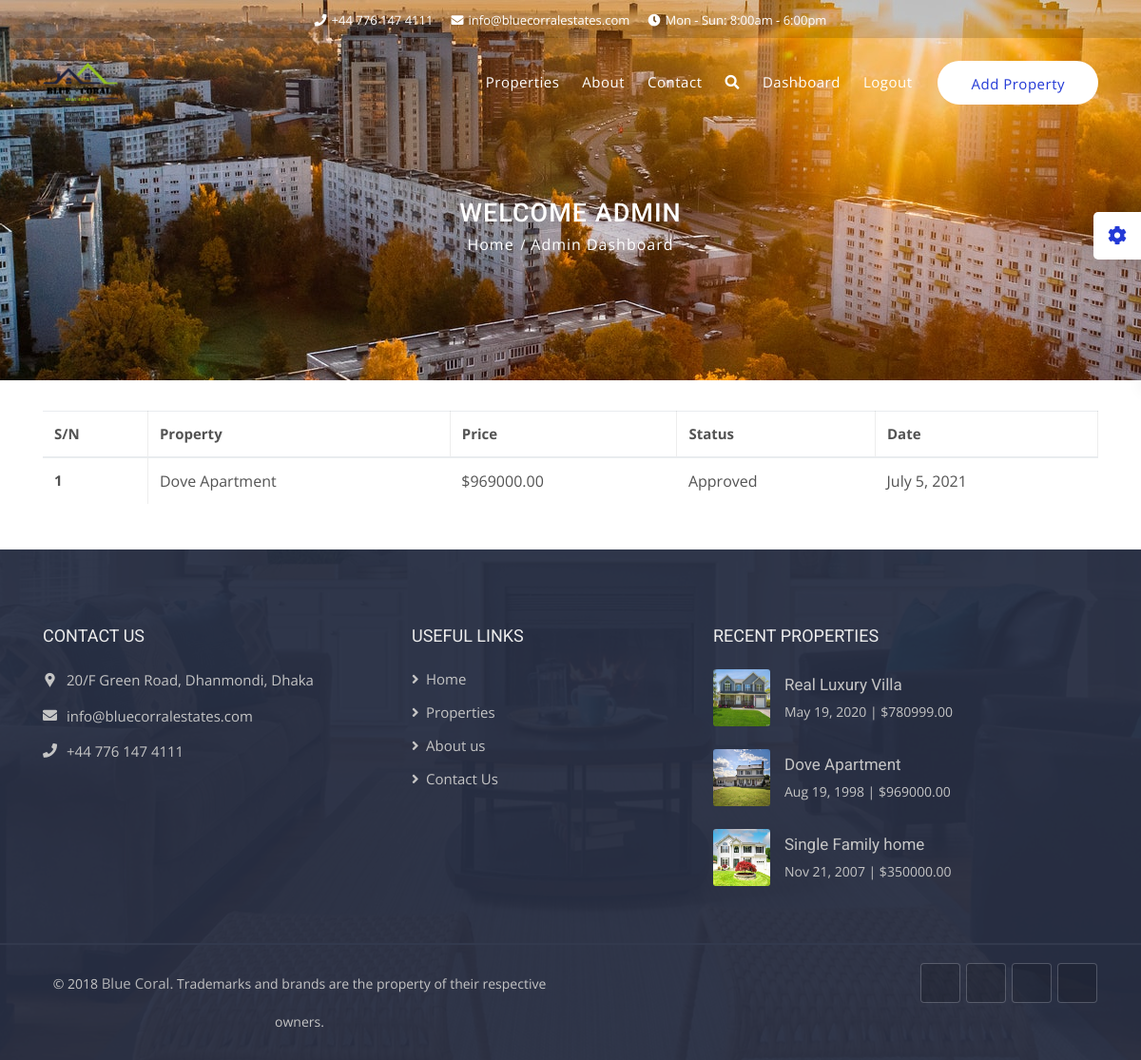
/admin_transactions/ (signed in), run on the app's committed database.
### app/models.py (models this page shows, shortened)
class Transaction(models.Model):
    user = models.ForeignKey(User, on_delete=models.CASCADE)
    property = models.ForeignKey(Property, on_delete=models.CASCADE)
    status = models.CharField(max_length=100, default='Pending')
    creation_date = models.DateField(auto_now=True)

class Property(models.Model):
    status = (
        ('re', 'Rent'),
        ('sa', 'Sale')
    )
    yes_no = (
        ('Y', 'Yes'),
        ('N', 'No')
    )
    name = models.CharField(null=False, blank=False, max_length=50)
    description = models.TextField()
    price = models.DecimalField(max_digits = 8, decimal_places=2, null=False, blank=False)
    city = models.CharField(null=False, blank=False, max_length=30)
    floor_plan = models.ImageField(upload_to ='uploads/')
    video = models.FileField(upload_to='uploads/', default="")
    image_1 = models.ImageField(upload_to ='uploads/')
    image_2 = models.ImageField(upload_to ='uploads/', null=True, blank=True)
    image_3 = models.ImageField(upload_to ='uploads/', null=True, blank=True)
    image_4 = models.ImageField(upload_to ='uploads/', null=True, blank=True)
    image_5 = models.ImageField(upload_to ='uploads/', null=True, blank=True)
    image_6 = models.ImageField(upload_to ='uploads/', null=True, blank=True)
    image_7 = models.ImageField(upload_to ='uploads/', null=True, blank=True)
    image_8 = models.ImageField(upload_to ='uploads/', null=True, blank=True)
    image_9 = models.ImageField(upload_to ='uploads/', null=True, blank=True)
    image_10 = models.ImageField(upload_to ='uploads/', null=True, blank=True)
    bathroom = models.IntegerField(null=False)
    address = models.CharField(max_length=100, null=False, blank=False)
    kitchen = models.IntegerField(null=False, blank=False)
    garage = models.IntegerField(null=False, blank=False)
    bedrooms = models.IntegerField(null=False, blank=False)
    sqft = models.IntegerField(null=False, blank=False)
    status = models.CharField(choices=status, max_length=10)
    date_built = models.DateField()
    balcony = models.IntegerField(null=False, blank=False)
    archive = models.BooleanField(default=False)
    parking = models.CharField(choices=yes_no, max_length=30)
    land_area = models.IntegerField(null=False, blank=False)
    property_lot_size = models.IntegerField(null=False, blank=False)
    size = models.IntegerField(null=False, blank=False)
    sold = models.BooleanField(default=False)

### app/views.py (the view)
# urls.py: path('admin_transactions/', views.admin_transactions, name='admin_transactions'),
@login_required
def admin_transactions(request):
    context={
        'transactions': Transaction.objects.all().order_by('-id'),
        'properties' : Property.objects.all().order_by('-id'),
        'footer_properties' : Property.objects.all().order_by('-id')[:3]
    }
    return render(request,'admin-dashboard-transactions.html', context)

### templates/admin-dashboard-transactions.html (shortened to what this page needs)
{% extends 'base.html' %}
{% load static %}
{% block body %}
<header class="main-header sticky-header" id="main-header-2">
    <div class="container">
        <div class="row">
            <div class="col-12">
                <nav class="navbar navbar-expand-lg navbar-light rounded">
                    <a class="navbar-brand logo" href="{% url 'home' %}">
                        <img src="{% static 'img/logos/black-logo.png' %}" alt="logo">
                    </a>
                    <div class="collapse navbar-collapse" id="navbar">
                        <ul class="navbar-nav justify-content-end ml-auto">
                            <li class="nav-item">
                                <a class="nav-link" href="{% url 'properties' %}"  aria-haspopup="true" aria-expanded="false">
                                    Properties
                                </a>
                            </li>
                            <li class="nav-item">
                                <a class="nav-link" href="{% url 'about' %}"  aria-haspopup="true" aria-expanded="false">
                                    About
                                </a>
                            </li>
                            <li class="nav-item dropdown">
                                <a class="nav-link" href="{% url 'contact' %}"  aria-haspopup="true" aria-expanded="false">
                                    Contact
                                </a>
                            </li>
                            <li class="nav-item dropdown">
                                <a href="#full-page-search" class="nav-link">
                                    <i class="fa fa-search"></i>
                                </a>
                            </li>
                            {% if request.user.is_authenticated %}
                                    {% if user.is_superuser %}
                                        <li class="nav-item">
                                            <a href="{% url 'admin_dashboard' %}" class="nav-link">Dashboard </a>
                                        </li>
                                    {% else %}
                                        <li class="nav-item">
                                            <a href="{% url 'user_dashboard' %}" class="nav-link">Dashboard </a>
                                        </li>
                                    {% endif %}
                                    <li class="nav-item">
                                        <a href="{% url 'logout' %}" class="nav-link">Logout </a>
                                    </li>
                                {% endif %}
                            <li class="nav-item sb2">
                                <a  href="{% url 'submit-property' %}" class="submit-btn">
                                    Add Property
                                </a>
                            </li>
                        </ul>
                    </div>
                </nav>
            </div>
        </div>
    </div>
</header>
<div class="sub-banner">
    <div class="container">
        <div class="breadcrumb-area">
            <h1>Welcome Admin</h1>
            <ul class="breadcrumbs">
                <li><a href="{% url 'home' %}">Home</a></li>
                <li class="active">Admin Dashboard</li>
            </ul>
        </div>
    </div>
</div>
<div class="container my-3 py-3">
    <table class="table table-hover table-fixed">
        <thead>
        <tr>
            <th>S/N</th>
            <th>Property</th>
            <th>Price</th>
            <th>Status</th>
            <th>Date</th>
        </tr>
        </thead>
        <tbody>
            {% for transaction in transactions %}
                <tr>
                    <th scope="row">{{transaction.id}}</th>
                    <td>{{transaction.property.name}}</td>
                    <td>${{transaction.property.price}}</td>
                    <td>{{transaction.status}}</td>
                    <td>{{transaction.creation_date}}</td>
                </tr>
            {% endfor %}
        </tbody>
    </table>
</div>
{% endblock body %}

### templates/base.html (shortened to what this page needs)
{% load static %}
<!DOCTYPE html>
<html lang="zxx">
<head>
    <link type="text/css" rel="stylesheet" href="{% static 'css/bootstrap.min.css' %}">
    <link type="text/css" rel="stylesheet" href="{% static 'css/magnific-popup.css' %}">
    <link type="text/css" rel="stylesheet" href="{% static 'css/jquery.selectBox.css' %}">
    <link type="text/css" rel="stylesheet" href="{% static 'css/dropzone.css' %}">
    <link type="text/css" rel="stylesheet" href="{% static 'css/rangeslider.css' %}">
    <link type="text/css" rel="stylesheet" href="{% static 'css/animate.min.css' %}">
    <link type="text/css" rel="stylesheet" href="{% static 'css/leaflet.css' %}">
    <link type="text/css" rel="stylesheet" href="{% static 'css/slick.css' %}">
    <link type="text/css" rel="stylesheet" href="{% static 'css/slick-theme.css' %}">
    <link type="text/css" rel="stylesheet" href="{% static 'css/slick-theme.css' %}">
    <link type="text/css" rel="stylesheet" href="{% static 'css/map.css' %}">
    <link type="text/css" rel="stylesheet" href="{% static 'css/jquery.mCustomScrollbar.css' %}">
    <link type="text/css" rel="stylesheet" href="{% static 'fonts/font-awesome/css/font-awesome.min.css' %}">
    <link type="text/css" rel="stylesheet" href="{% static 'fonts/flaticon/font/flaticon.css' %}">
    <link type="text/css" rel="stylesheet" href="{% static 'css/style.css' %}">
    <link rel="stylesheet" type="text/css" id="style_sheet" href="{% static 'css/skins/default.css' %}">
    <link rel="stylesheet" href="https://cdnjs.cloudflare.com/ajax/libs/font-awesome/5.12.1/css/all.min.css">
</head>
<body id="top" class="index-body">
    {% block header %}
    <header class="top-header th-bg" id="top-header-2">
        <div class="container">
            <div class="row">
                <div class="col-lg-12 col-md-12 col-sm-12 text-center">
                    <div class="list-inline">
                        <a href="tel:+447761474111"><i class="fa fa-phone"></i>+44 776 147 4111</a>
                        <a href="tel:info@bluecorralestates.com"><i class="fa fa-envelope"></i>info@bluecorralestates.com</a>
                        <a href="#" class="mr-0"><i class="fa fa-clock-o"></i>Mon - Sun: 8:00am - 6:00pm</a>
                    </div>
                </div>
            </div>
        </div>
    </header>
    {% endblock header %}
    {% block body %}
    {% endblock body %}
{% block footer %}
    <footer class="footer">
        <div class="container footer-inner">
            <div class="row">
                <div class="col-xl-4 col-lg-3 col-md-6 col-sm-6">
                    <div class="footer-item">
                        <h4>Contact Us</h4>
                        <ul class="contact-info">
                            <li>
                                <i class="flaticon-facebook-placeholder-for-locate-places-on-maps"></i>20/F Green Road, Dhanmondi, Dhaka
                            </li>
                            <li>
                                <i class="fa fa-envelope"></i><a href="mailto:info@bluecorralestates.com">info@bluecorralestates.com</a>
                            </li>
                            <li>
                                <i class="fa fa-phone"></i><a href="tel:+447761474111">+44 776 147 4111</a>
                            </li>
                        </ul>
                    </div>
                </div>
                <div class="col-xl-2 col-lg-4 col-md-6 col-sm-6">
                    <div class="footer-item"   style="padding-left: 5%;">
                        <h4>
                            Useful Links
                        </h4>
                        <ul class="links">
                            <li>
                                <a href="{% url 'home' %}"><i class="fa fa-angle-right"></i>Home</a>
                            </li>
                            <li>
                                <a href="{% url 'properties' %}"><i class="fa fa-angle-right"></i>Properties</a>
                            </li>
                            <li>
                                <a href="{% url 'about' %}"><i class="fa fa-angle-right"></i>About us</a>
                            </li>
                            <li>
                                <a href="{% url 'contact' %}"><i class="fa fa-angle-right"></i>Contact Us</a>
                            </li>
                        </ul>
                    </div>
                </div>
                <div class="col-xl-6 col-lg-5 col-md-12 col-sm-12">
                    <div class="footer-item recent-posts"   style="padding-left: 25%;">
                        <h4>Recent Properties</h4>
                        {% for property in footer_properties %}
                        <div class="media mb-4">
                            <a href="{% url 'property-detail' property.id %}">
                                <img src="{{property.image_1.url}}" alt="sub-property" style="width: 60px; height: 60px;">
                            </a>
                            <div class="media-body align-self-center">
                                <h5>
                                    <a href="{% url 'property-detail' property.id %}">{{property.name}}</a>
                                </h5>
                                <p>{{property.date_built|date:"M j, Y"}} | ${{property.price}}</p>
                            </div>
                        </div>
                        {% endfor %}
                    </div>
                </div>
            </div>
        </div>
        <div class="sub-footer text-center">
            <div class="container text-center">
                <div class="row text-center">
                    <div class="col-lg-6 col-md-12 text-center">
                        <p class="copy">© 2018 <a href="#">Blue Coral.</a> Trademarks and brands are the property of their respective owners.</p>
                    </div>
                    <div class="col-lg-6 col-md-12 text-center">
                        <ul class="social-list clearfix">
                            <li><a href="#" class="facebook-bg"><i class="fa fa-facebook"></i></a></li>
                            <li><a href="#" class="twitter-bg"><i class="fa fa-twitter"></i></a></li>
                            <li><a href="#" class="google-bg"><i class="fa fa-google-plus"></i></a></li>
                            <li><a href="#" class="linkedin-bg"><i class="fa fa-linkedin"></i></a></li>
                        </ul>
                    </div>
                </div>
            </div>
        </div>
    </footer>
{% endblock footer %}
</body>
</html>

### static/css/skins/default.css (style rules this page uses)
.main-header .sb2 a { color: #2339d6!important; }
.main-header .navbar-expand-lg .navbar-nav .submit-btn { background: #2339d6; }

### templates/base.html (style rules this page uses)
a:link { text-decoration: none; }
header { left: 0px; right: 0px; }

### data on the page
Property: image_1 (picture), name "Real Luxury Villa", date_built "May 19, 2020", price "780999.00"
Property: image_1 (picture), name "Dove Apartment", date_built "Aug 19, 1998", price "969000.00"
Property: image_1 (picture), name "Single Family home", date_built "Nov 21, 2007", price "350000.00"
